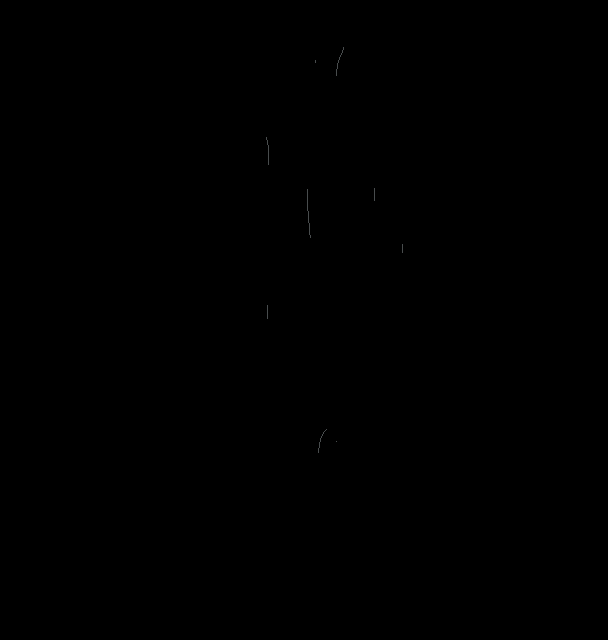

This is a level from a 2D game, rendered from its Tiled map with the project's own tilesets. A one-line summary and the complete map file follow:
An orthogonal 19x20 tile map with 32x32 px tiles, 1 tile layer (ship-animations - up-sailing-windFX).

<map version="1.10" tiledversion="1.12.1" orientation="orthogonal" renderorder="right-down" width="19" height="20" tilewidth="32" tileheight="32" infinite="0" nextlayerid="2" nextobjectid="1">
 <tileset firstgid="1" source="ship-animations - up-sailing-windFX.tsx" />
 <layer id="1" name="ship-animations - up-sailing-windFX" width="19" height="20">
  <data encoding="csv">
0,0,0,0,0,0,0,0,9,0,11,12,0,0,0,0,0,0,0,
0,0,0,0,0,0,0,103,0,105,106,0,0,0,0,0,0,0,0,
0,0,0,0,0,0,0,198,199,200,201,0,0,0,0,0,0,0,0,
0,0,0,0,0,0,292,293,294,295,296,297,0,0,0,0,0,0,0,
0,0,0,0,0,0,387,388,389,390,391,392,0,0,0,0,0,0,0,
0,0,0,0,0,0,0,0,484,485,486,487,0,0,0,0,0,0,0,
0,0,0,0,0,0,0,0,579,580,581,582,0,0,0,0,0,0,0,
0,0,0,0,0,0,0,0,674,675,676,0,678,0,0,0,0,0,0,
0,0,0,0,0,0,0,0,769,770,771,0,0,0,0,0,0,0,0,
0,0,0,0,0,0,0,0,864,865,866,0,868,0,0,0,0,0,0,
0,0,0,0,0,0,0,0,959,960,961,962,963,0,0,0,0,0,0,
0,0,0,0,0,0,0,0,1054,0,1056,1057,0,0,0,0,0,0,0,
0,0,0,0,0,0,0,0,0,1150,1151,0,0,0,0,0,0,0,0,
0,0,0,0,0,0,0,0,0,1245,1246,0,0,0,0,0,0,0,0,
0,0,0,0,0,0,0,0,0,1340,1341,1342,0,0,0,0,0,0,0,
0,0,0,0,0,0,0,0,0,1435,1436,1437,0,0,0,0,0,0,0,
0,0,0,0,0,0,0,0,0,0,1531,0,0,0,0,0,0,0,0,
0,0,0,0,0,0,0,0,0,0,1626,0,0,0,0,0,0,0,0,
0,0,0,0,0,0,0,0,0,0,0,0,0,0,0,0,0,0,0,
0,0,0,0,0,0,0,0,0,0,0,0,0,0,0,0,0,0,0
</data>
 </layer>
</map>
